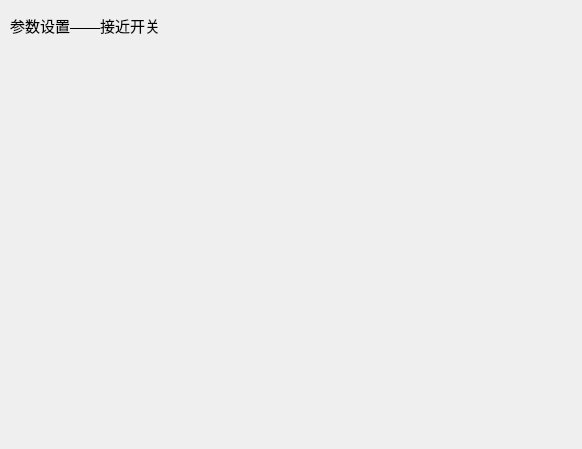
<?xml version="1.0" encoding="UTF-8"?>
<ui version="4.0">
 <class>paramWin_proximitySwitch</class>
 <widget class="QWidget" name="paramWin_proximitySwitch">
  <property name="geometry">
   <rect>
    <x>0</x>
    <y>0</y>
    <width>582</width>
    <height>449</height>
   </rect>
  </property>
  <property name="windowTitle">
   <string>参数设置_接近开关</string>
  </property>
  <widget class="QLabel" name="label">
   <property name="geometry">
    <rect>
     <x>10</x>
     <y>10</y>
     <width>271</width>
     <height>31</height>
    </rect>
   </property>
   <property name="font">
    <font>
     <pointsize>11</pointsize>
    </font>
   </property>
   <property name="text">
    <string>参数设置——接近开关</string>
   </property>
  </widget>
 </widget>
 <resources/>
 <connections/>
</ui>
